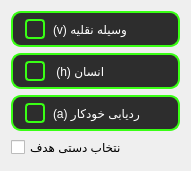
     <widget class="QWidget" name="layoutWidget">
      <property name="geometry">
       <rect>
        <x>1640</x>
        <y>180</y>
        <width>191</width>
        <height>171</height>
       </rect>
      </property>
      <layout class="QVBoxLayout" name="verticalLayout">
       <item>
        <widget class="QCheckBox" name="VEHICLE">
         <property name="enabled">
          <bool>true</bool>
         </property>
         <property name="autoFillBackground">
          <bool>false</bool>
         </property>
         <property name="styleSheet">
          <string notr="true">QCheckBox#VEHICLE {
    font: 11pt &quot;IRANSans&quot;, &quot;Vazir&quot;, &quot;Segoe UI&quot;;
    color: white;
    spacing: 8px;
    padding: 6px 12px;
    background-color: #2d2d2d;
    border: 2px solid #39ff14;
    border-radius: 10px;
    direction: rtl;
}

QCheckBox#VEHICLE::indicator {
    width: 16px;
    height: 16px;
    border: 2px solid #39ff14;
    background-color: transparent;
    border-radius: 4px;
}

QCheckBox#VEHICLE::indicator:checked {
    background-color: #39ff14;
}

QCheckBox#VEHICLE:hover {
    background-color: #3a3a3a;
    border-color: #50ff35;
}
</string>
         </property>
         <property name="text">
          <string>(v) وسیله نقلیه</string>
         </property>
         <property name="icon">
          <iconset>
           <normaloff>car.png</normaloff>car.png</iconset>
         </property>
         <property name="checked">
          <bool>false</bool>
         </property>
        </widget>
       </item>
       <item>
        <widget class="QCheckBox" name="HUMAN">
         <property name="enabled">
          <bool>true</bool>
         </property>
         <property name="acceptDrops">
          <bool>false</bool>
         </property>
         <property name="autoFillBackground">
          <bool>false</bool>
         </property>
         <property name="styleSheet">
          <string notr="true">QCheckBox#HUMAN {
    font: 11pt &quot;IRANSans&quot;, &quot;Vazir&quot;, &quot;Segoe UI&quot;;
    color: white;
    spacing: 8px;
    padding: 6px 12px;
    background-color: #2d2d2d;
    border: 2px solid #39ff14;
    border-radius: 10px;
    direction: rtl; /* جهت راست به چپ برای متن فارسی */
}

QCheckBox#HUMAN::indicator {
    width: 16px;
    height: 16px;
    border: 2px solid #39ff14;
    background-color: transparent;
    border-radius: 4px;
}

QCheckBox#HUMAN::indicator:checked {
    background-color: #39ff14;
}

QCheckBox#HUMAN:hover {
    background-color: #3a3a3a;
    border-color: #50ff35;
}
</string>
         </property>
         <property name="text">
          <string> (h) انسان</string>
         </property>
         <property name="icon">
          <iconset>
           <normaloff>man.png</normaloff>man.png</iconset>
         </property>
         <property name="checked">
          <bool>false</bool>
         </property>
         <property name="tristate">
          <bool>false</bool>
         </property>
        </widget>
       </item>
       <item>
        <widget class="QCheckBox" name="AUTO_TRC">
         <property name="styleSheet">
          <string notr="true">QCheckBox#AUTO_TRC {
    font: 11pt &quot;IRANSans&quot;, &quot;Vazir&quot;, &quot;Segoe UI&quot;;
    color: white;
    spacing: 8px;
    padding: 6px 12px;
    background-color: #2d2d2d;
    border: 2px solid #39ff14;
    border-radius: 10px;
    direction: rtl;
}

QCheckBox#AUTO_TRC::indicator {
    width: 16px;
    height: 16px;
    border: 2px solid #39ff14;
    background-color: transparent;
    border-radius: 4px;
}

QCheckBox#AUTO_TRC::indicator:checked {
    background-color: #39ff14;
}

QCheckBox#AUTO_TRC:hover {
    background-color: #3a3a3a;
    border-color: #50ff35;
}
</string>
         </property>
         <property name="text">
          <string>(a) ردیابی خودکار</string>
         </property>
         <property name="icon">
          <iconset>
           <normaloff>track.png</normaloff>track.png</iconset>
         </property>
         <property name="checked">
          <bool>false</bool>
         </property>
        </widget>
       </item>
       <item>
        <widget class="QCheckBox" name="MANUAL_TARGET">
         <property name="enabled">
          <bool>true</bool>
         </property>
         <property name="styleSheet">
          <string notr="true">QCheckBox#MANUAL_TARGET {
    font: 11pt &quot;IRANSans&quot;, &quot;Vazir&quot;, &quot;Segoe UI&quot;;
    color: white;
    spacing: 8px;
    padding: 6px 12px;
    background-color: #2d2d2d;
    border: 2px solid #39ff14;
    border-radius: 10px;
    direction: rtl;
}

QCheckBox#MANUAL_SELECT::indicator {
    width: 16px;
    height: 16px;
    border: 2px solid #39ff14;
    background-color: transparent;
    border-radius: 4px;
}

QCheckBox#MANUAL_TARGET::indicator:checked {
    background-color: #39ff14;
}

QCheckBox#MANUAL_TARGET:hover {
    background-color: #3a3a3a;
    border-color: #50ff35;
}
font: 12pt &quot;Segoe UI&quot;;
color: rgb(255, 255, 255);
accent-color: #4CAF50;
border-radius: 6px;
padding: 3px;
background-color: rgb(33, 95, 85);</string>
         </property>
         <property name="text">
          <string>نتخاب دستی هدف</string>
         </property>
         <property name="icon">
          <iconset>
           <normaloff>mouse.png</normaloff>mouse.png</iconset>
         </property>
         <property name="checked">
          <bool>false</bool>
         </property>
        </widget>
       </item>
      </layout>
     </widget>
